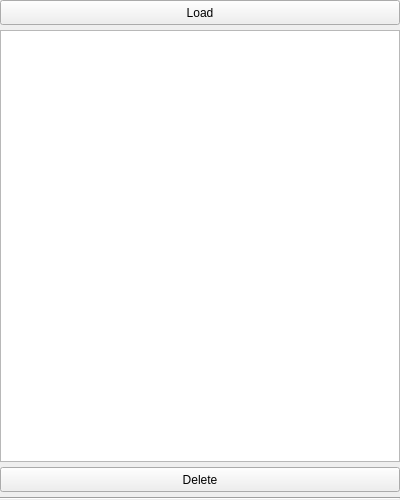
<?xml version="1.0" encoding="UTF-8"?>
<ui version="4.0">
 <class>FileBoxEntity</class>
 <widget class="QWidget" name="FileBoxEntity">
  <property name="geometry">
   <rect>
    <x>0</x>
    <y>0</y>
    <width>400</width>
    <height>500</height>
   </rect>
  </property>
  <property name="sizePolicy">
   <sizepolicy hsizetype="Preferred" vsizetype="Fixed">
    <horstretch>0</horstretch>
    <verstretch>0</verstretch>
   </sizepolicy>
  </property>
  <property name="minimumSize">
   <size>
    <width>0</width>
    <height>500</height>
   </size>
  </property>
  <property name="maximumSize">
   <size>
    <width>16777215</width>
    <height>800</height>
   </size>
  </property>
  <property name="windowTitle">
   <string>Form</string>
  </property>
  <layout class="QGridLayout" name="gridLayout">
   <property name="leftMargin">
    <number>0</number>
   </property>
   <property name="topMargin">
    <number>0</number>
   </property>
   <property name="rightMargin">
    <number>0</number>
   </property>
   <property name="bottomMargin">
    <number>0</number>
   </property>
   <property name="horizontalSpacing">
    <number>0</number>
   </property>
   <property name="verticalSpacing">
    <number>5</number>
   </property>
   <item row="0" column="0">
    <layout class="QVBoxLayout" name="verticalLayout">
     <property name="spacing">
      <number>5</number>
     </property>
     <item>
      <widget class="QPushButton" name="loadButton">
       <property name="minimumSize">
        <size>
         <width>0</width>
         <height>25</height>
        </size>
       </property>
       <property name="text">
        <string>Load</string>
       </property>
      </widget>
     </item>
     <item>
      <widget class="QListView" name="fileListView">
       <property name="enabled">
        <bool>true</bool>
       </property>
       <property name="minimumSize">
        <size>
         <width>0</width>
         <height>400</height>
        </size>
       </property>
      </widget>
     </item>
     <item>
      <widget class="QPushButton" name="deleteButton">
       <property name="minimumSize">
        <size>
         <width>0</width>
         <height>25</height>
        </size>
       </property>
       <property name="text">
        <string>Delete</string>
       </property>
      </widget>
     </item>
     <item>
      <widget class="Line" name="line">
       <property name="orientation">
        <enum>Qt::Horizontal</enum>
       </property>
      </widget>
     </item>
    </layout>
   </item>
  </layout>
 </widget>
 <resources/>
 <connections/>
</ui>
